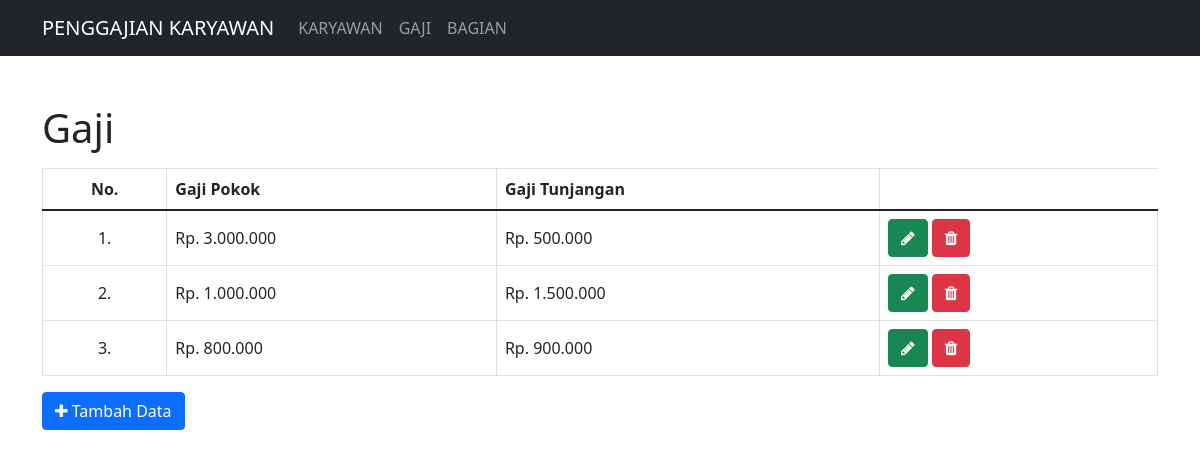
The page /gaji.php on the database its author committed.
### tables this page shows
CREATE TABLE `gaji` (
  `ID_GAJI` int(11) NOT NULL,
  `GAJI_POKOK` varchar(200) NOT NULL,
  `TUNJANGAN` varchar(200) NOT NULL
);

### gaji.php (the view, shortened to what this page needs)
<?php
include 'inc_koneksi.php';
$query = "SELECT * FROM gaji;";
$sql = mysqli_query($koneksi, $query);
$no = 0;
?>
<!doctype html>
<html lang="en">
<head>
    <link href="css/bootstrap.min.css" rel="stylesheet">
    <link rel="stylesheet" href="fontawesome/css/font-awesome.min.css">
</head>
<body>
    <nav class="navbar navbar-expand-lg navbar-dark bg-dark">
        <div class="container">
            <a class="navbar-brand" href="index.php">PENGGAJIAN KARYAWAN</a>
            <div class="collapse navbar-collapse" id="navbarNav">
                <ul class="navbar-nav">
                    <li class="nav-item">
                        <a class="nav-link" href="karyawan.php">KARYAWAN</a>
                    </li>
                    <li class="nav-item">
                        <a class="nav-link" href="gaji.php">GAJI</a>
                    </li>
                    <li class="nav-item">
                        <a class="nav-link" href="bagian.php">BAGIAN</a>
                    </li>
                </ul>
            </div>
        </div>
    </nav>
    <div class="container mt-5">
        <h1>Gaji</h1>
        <table class="table align-middle table-bordered mt-3">
            <thead>
                <tr>
                    <th>
                        <center>No.</center>
                    </th>
                    <th>Gaji Pokok</th>
                    <th>Gaji Tunjangan</th>
                </tr>
            </thead>
            <tbody>
                <?php
                while ($result = mysqli_fetch_assoc($sql)) {
                ?>
                    <tr>
                        <td>
                            <center>
                                <?php echo ++$no; ?>.
                            </center>
                        </td>
                        <td><?php echo $result['GAJI_POKOK']; ?></td>
                        <td><?php echo $result['TUNJANGAN']; ?></td>
                        <td>
                            <a href="kelola.gaji.php?ubah=<?php echo $result['ID_GAJI']; ?>" type="button" class="btn btn-success">
                                <i class="fa fa-pencil"></i>
                            </a>
                            <a href="proses.gaji.php?hapus=<?php echo $result['ID_GAJI']; ?>" type="button" class="btn btn-danger" onclick="return confirm('Apakah Anda Yakin Ingin Mengirim Uang???')">
                                <i class="fa fa-trash"></i>
                            </a>
                        </td>
                    </tr>
                <?php
                }
                ?>
            </tbody>
        </table>
        <a href="kelola.gaji.php" type="button" class="btn btn-primary mb-3">
            <i class="fa fa-plus"></i>
            Tambah Data
        </a>
</body>
</html>

### rows shown on the page
gaji: GAJI_POKOK "Rp. 3.000.000", TUNJANGAN "Rp. 500.000"
gaji: GAJI_POKOK "Rp. 1.000.000", TUNJANGAN "Rp. 1.500.000"
gaji: GAJI_POKOK "Rp. 800.000", TUNJANGAN "Rp. 900.000"
